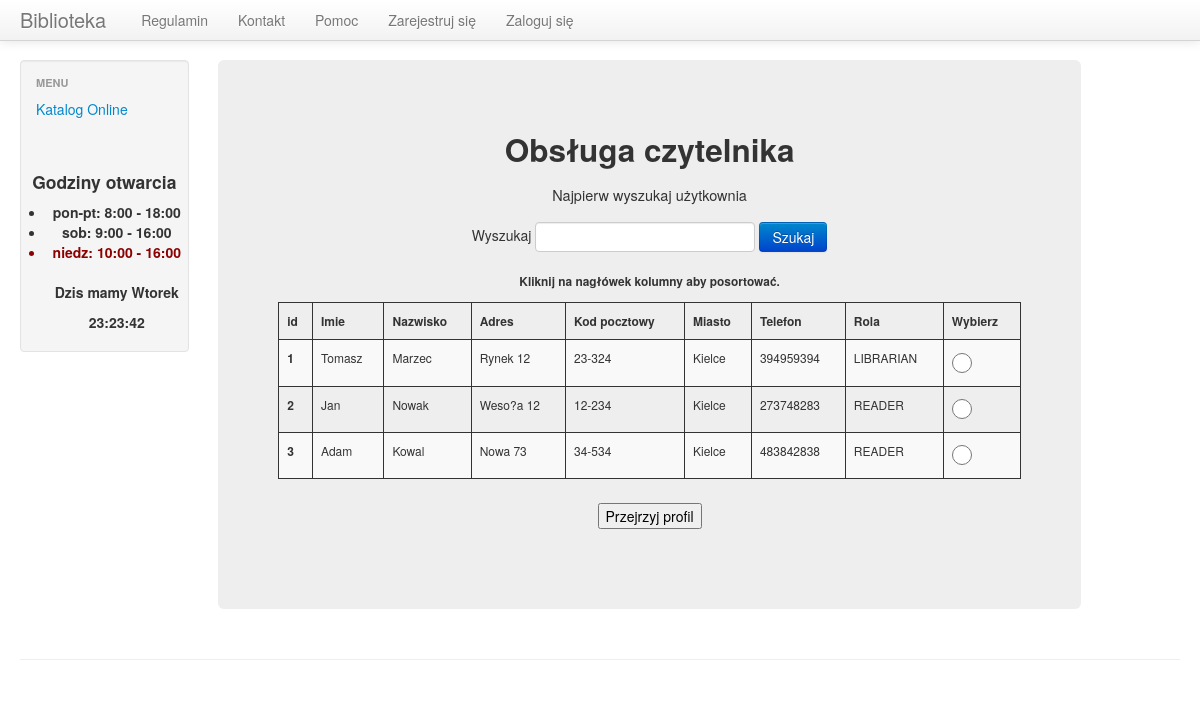
The app's page /lib_manage_users_menu_page_search.php, older data.
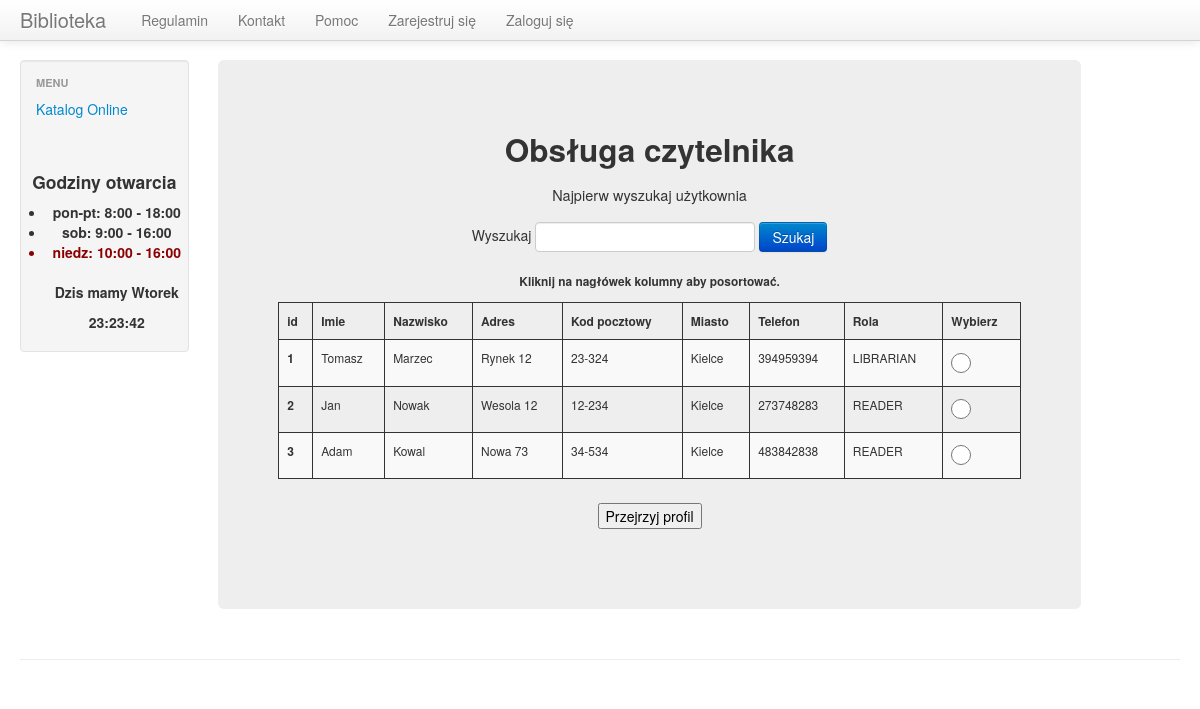
The same page, newer data.
### tables this page shows
CREATE TABLE `user` (
  `id` int(11) NOT NULL,
  `user` varchar(100) NOT NULL,
  `pass` varchar(500) NOT NULL,
  `view` varchar(100) NOT NULL,
  `name` varchar(100) NOT NULL,
  `surname` varchar(200) NOT NULL,
  `address` varchar(200) NOT NULL,
  `post_code` varchar(6) NOT NULL,
  `city` varchar(100) NOT NULL,
  `phone` varchar(29) NOT NULL
);

### lib_manage_users_menu_page_search.php (the view, shortened to what this page needs)
<?php
include "/templ_scripts/before_content_template.php";
$search = htmlspecialchars($_GET['search']);
$query = "SELECT name, surname, address, post_code, city, phone, view, id
          FROM user
          WHERE name LIKE '%{$search}%'
             OR surname LIKE '%{$search}%'
             OR address LIKE '%{$search}%'
             OR city LIKE '%{$search}%'
             OR phone LIKE '%{$search}%'
             OR CONCAT(name,' ',surname) LIKE '%{$search}%'
          ";
echo '
        <div class="span9">
            <div class="hero-unit text-center">
                <h2>Obsługa czytelnika</h2>
                <p>Najpierw wyszukaj użytkownia</p>
                <form class="form-inline" action="lib_manage_users_menu_page_search.php" method="GET">
                <label class="mr-sm-2" for="search_label">Wyszukaj</label>
                <input type="text" id="search_label" name="search" required="">
                <button type="submit" class="btn btn-primary">Szukaj</button>
                </form>
            <form action="lib_manage_users_menu_page_result.php" method="GET">
                <h6>Kliknij na nagłówek kolumny aby posortować.</h6>
                    <table class="table table-striped sortable text-center">
                        <thead>
                        <tr>
                            <th scope="col">id</th>
                            <th scope="col">Imie</th>
                            <th scope="col">Nazwisko</th>
                            <th scope="col">Adres</th>
                            <th scope="col">Kod pocztowy</th>
                            <th scope="col">Miasto</th>
                            <th scope="col">Telefon</th>
                            <th scope="col">Rola</th>
                            <th scope="col">Wybierz</th>
                        </tr>
                        </thead>
                        <tbody>
';
                $result = mysql_query($query);
                if(!$result) echo 'BLAD zapytania uzytkownikow z bazy!';
                  else
                  {
                        while($row = mysql_fetch_row($result))
                        {
                          echo '<tr>';
                          echo '<th scope="row">'.$row[7].'</th>';
                          echo '<td>'.$row[0].'</td>';
                          echo '<td>'.$row[1].'</td>';
                          echo '<td>'.$row[2].'</td>';
                          echo '<td>'.$row[3].'</td>';
                          echo '<td>'.$row[4].'</td>';
                          echo '<td>'.$row[5].'</td>';
                          echo '<td>'.$row[6].'</td>';
                          echo '<td>
                                  <label><input type="radio" name="user_id" value="'.$row[7].'" required=""></label>
                                </td>';
                        };
                  }
echo '
                  </tbody>
                  </table>
                  <input type="submit" value="Przejrzyj profil">
              </form>
            </div>
        </div>
';
include("/templ_scripts/after_content_template.php");
?>

Row changes from the older to the newer data that the page shows:
changed user "Jan": address "Weso?a 12" → "Wesola 12"
